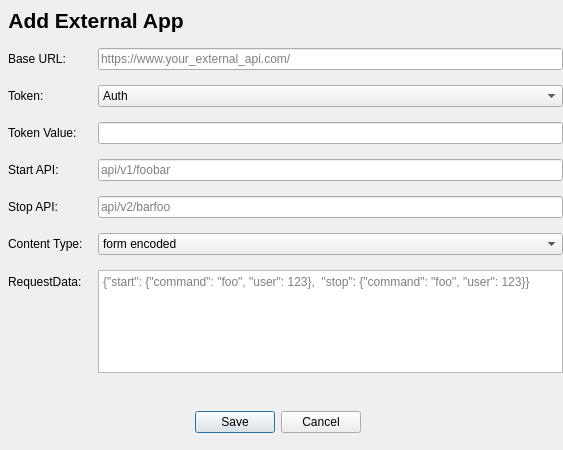
<?xml version="1.0" encoding="UTF-8"?>
<ui version="4.0">
 <class>ExternalApi</class>
 <widget class="QDialog" name="ExternalApi">
  <property name="windowModality">
   <enum>Qt::ApplicationModal</enum>
  </property>
  <property name="enabled">
   <bool>true</bool>
  </property>
  <property name="geometry">
   <rect>
    <x>0</x>
    <y>0</y>
    <width>563</width>
    <height>450</height>
   </rect>
  </property>
  <property name="sizePolicy">
   <sizepolicy hsizetype="Fixed" vsizetype="Fixed">
    <horstretch>0</horstretch>
    <verstretch>0</verstretch>
   </sizepolicy>
  </property>
  <property name="minimumSize">
   <size>
    <width>563</width>
    <height>450</height>
   </size>
  </property>
  <property name="maximumSize">
   <size>
    <width>563</width>
    <height>450</height>
   </size>
  </property>
  <property name="windowTitle">
   <string>ExternalApi</string>
  </property>
  <property name="sizeGripEnabled">
   <bool>false</bool>
  </property>
  <property name="modal">
   <bool>true</bool>
  </property>
  <widget class="QWidget" name="verticalLayoutWidget">
   <property name="geometry">
    <rect>
     <x>0</x>
     <y>0</y>
     <width>571</width>
     <height>381</height>
    </rect>
   </property>
   <layout class="QVBoxLayout" name="verticalLayout">
    <property name="spacing">
     <number>15</number>
    </property>
    <property name="leftMargin">
     <number>8</number>
    </property>
    <property name="topMargin">
     <number>8</number>
    </property>
    <property name="rightMargin">
     <number>8</number>
    </property>
    <property name="bottomMargin">
     <number>8</number>
    </property>
    <item>
     <widget class="QLabel" name="label_2">
      <property name="enabled">
       <bool>true</bool>
      </property>
      <property name="sizePolicy">
       <sizepolicy hsizetype="Fixed" vsizetype="Fixed">
        <horstretch>0</horstretch>
        <verstretch>0</verstretch>
       </sizepolicy>
      </property>
      <property name="font">
       <font>
        <pointsize>16</pointsize>
        <bold>true</bold>
       </font>
      </property>
      <property name="cursor">
       <cursorShape>BlankCursor</cursorShape>
      </property>
      <property name="layoutDirection">
       <enum>Qt::LeftToRight</enum>
      </property>
      <property name="text">
       <string>Add External App</string>
      </property>
      <property name="alignment">
       <set>Qt::AlignCenter</set>
      </property>
     </widget>
    </item>
    <item>
     <layout class="QFormLayout" name="formLayout">
      <property name="rowWrapPolicy">
       <enum>QFormLayout::WrapLongRows</enum>
      </property>
      <property name="labelAlignment">
       <set>Qt::AlignLeading|Qt::AlignLeft|Qt::AlignVCenter</set>
      </property>
      <property name="formAlignment">
       <set>Qt::AlignRight|Qt::AlignTrailing|Qt::AlignVCenter</set>
      </property>
      <item row="1" column="0">
       <widget class="QLabel" name="label_5">
        <property name="text">
         <string>Token:</string>
        </property>
       </widget>
      </item>
      <item row="1" column="1">
       <widget class="QComboBox" name="tokenKindComboBox">
        <item>
         <property name="text">
          <string>Auth</string>
         </property>
        </item>
        <item>
         <property name="text">
          <string>Bearer</string>
         </property>
        </item>
       </widget>
      </item>
      <item row="2" column="1">
       <widget class="QLineEdit" name="tokenValueLineEdit">
        <property name="echoMode">
         <enum>QLineEdit::PasswordEchoOnEdit</enum>
        </property>
       </widget>
      </item>
      <item row="2" column="0">
       <widget class="QLabel" name="label_6">
        <property name="text">
         <string>Token Value:</string>
        </property>
       </widget>
      </item>
      <item row="0" column="0">
       <widget class="QLabel" name="label">
        <property name="text">
         <string>Base URL:</string>
        </property>
       </widget>
      </item>
      <item row="0" column="1">
       <widget class="QLineEdit" name="baseUrlLineEdit">
        <property name="placeholderText">
         <string>https://www.your_external_api.com/</string>
        </property>
       </widget>
      </item>
      <item row="3" column="0">
       <widget class="QLabel" name="label_3">
        <property name="text">
         <string>Start API:</string>
        </property>
       </widget>
      </item>
      <item row="3" column="1">
       <widget class="QLineEdit" name="startApiLineEdit">
        <property name="placeholderText">
         <string>api/v1/foobar</string>
        </property>
       </widget>
      </item>
      <item row="4" column="0">
       <widget class="QLabel" name="label_4">
        <property name="text">
         <string>Stop API:</string>
        </property>
       </widget>
      </item>
      <item row="4" column="1">
       <widget class="QLineEdit" name="stopApiLineEdit">
        <property name="placeholderText">
         <string>api/v2/barfoo</string>
        </property>
       </widget>
      </item>
      <item row="6" column="0">
       <widget class="QLabel" name="label_7">
        <property name="text">
         <string>RequestData:</string>
        </property>
       </widget>
      </item>
      <item row="6" column="1">
       <widget class="QTextEdit" name="requestDataTextEdit">
        <property name="verticalScrollBarPolicy">
         <enum>Qt::ScrollBarAlwaysOff</enum>
        </property>
        <property name="horizontalScrollBarPolicy">
         <enum>Qt::ScrollBarAlwaysOff</enum>
        </property>
        <property name="sizeAdjustPolicy">
         <enum>QAbstractScrollArea::AdjustToContents</enum>
        </property>
        <property name="lineWrapMode">
         <enum>QTextEdit::NoWrap</enum>
        </property>
        <property name="lineWrapColumnOrWidth">
         <number>0</number>
        </property>
        <property name="markdown">
         <string notr="true"/>
        </property>
        <property name="html">
         <string notr="true">&lt;!DOCTYPE HTML PUBLIC &quot;-//W3C//DTD HTML 4.0//EN&quot; &quot;http://www.w3.org/TR/REC-html40/strict.dtd&quot;&gt;
&lt;html&gt;&lt;head&gt;&lt;meta name=&quot;qrichtext&quot; content=&quot;1&quot; /&gt;&lt;meta charset=&quot;utf-8&quot; /&gt;&lt;style type=&quot;text/css&quot;&gt;
p, li { white-space: pre-wrap; }
hr { height: 1px; border-width: 0; }
li.unchecked::marker { content: &quot;\2610&quot;; }
li.checked::marker { content: &quot;\2612&quot;; }
&lt;/style&gt;&lt;/head&gt;&lt;body style=&quot; font-family:'Ubuntu'; font-size:11pt; font-weight:400; font-style:normal;&quot;&gt;
&lt;p style=&quot;-qt-paragraph-type:empty; margin-top:0px; margin-bottom:0px; margin-left:0px; margin-right:0px; -qt-block-indent:0; text-indent:0px;&quot;&gt;&lt;br /&gt;&lt;/p&gt;&lt;/body&gt;&lt;/html&gt;</string>
        </property>
        <property name="acceptRichText">
         <bool>false</bool>
        </property>
        <property name="placeholderText">
         <string>{&quot;start&quot;: {&quot;command&quot;: &quot;foo&quot;, &quot;user&quot;: 123},  &quot;stop&quot;: {&quot;command&quot;: &quot;foo&quot;, &quot;user&quot;: 123}}</string>
        </property>
       </widget>
      </item>
      <item row="5" column="0">
       <widget class="QLabel" name="label_8">
        <property name="text">
         <string>Content Type:</string>
        </property>
       </widget>
      </item>
      <item row="5" column="1">
       <widget class="QComboBox" name="contentTypeComboBox">
        <item>
         <property name="text">
          <string>form encoded</string>
         </property>
        </item>
        <item>
         <property name="text">
          <string>json</string>
         </property>
        </item>
        <item>
         <property name="text">
          <string>text</string>
         </property>
        </item>
       </widget>
      </item>
     </layout>
    </item>
   </layout>
  </widget>
  <widget class="QDialogButtonBox" name="externalApiAddButtonBox">
   <property name="geometry">
    <rect>
     <x>190</x>
     <y>410</y>
     <width>171</width>
     <height>25</height>
    </rect>
   </property>
   <property name="standardButtons">
    <set>QDialogButtonBox::Cancel|QDialogButtonBox::Save</set>
   </property>
  </widget>
 </widget>
 <resources/>
 <connections/>
</ui>
